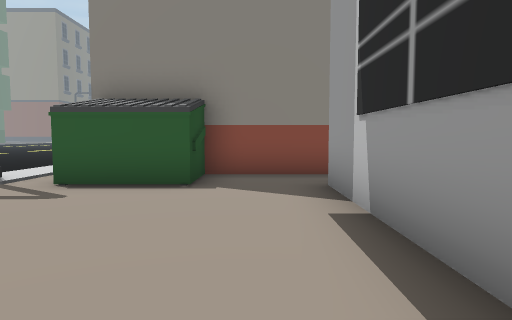
view 1 (above)

24 first-person views from a walk through a Unity game level. The camera is 1.5 m above the floor, tilts 4° down and sees 75° across. The floor is counted in squares, 2 m on a side. Each view is taken from the middle of a square. On the plan, view 1 faces up. The plan holds only what a view shows up to about 11 squares ahead; the rest is blank. The place goes on beyond the plan. The player character is not drawn.

view 2
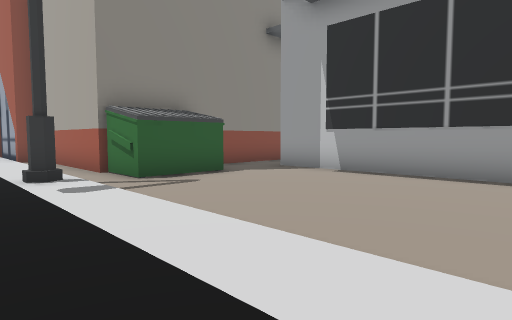

view 3
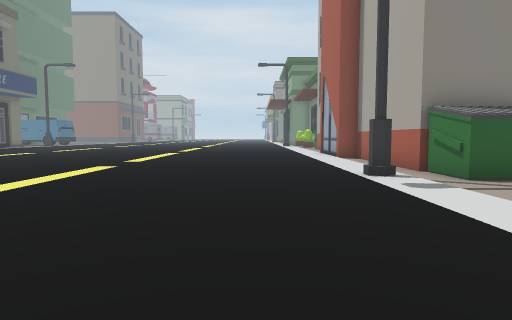

view 4
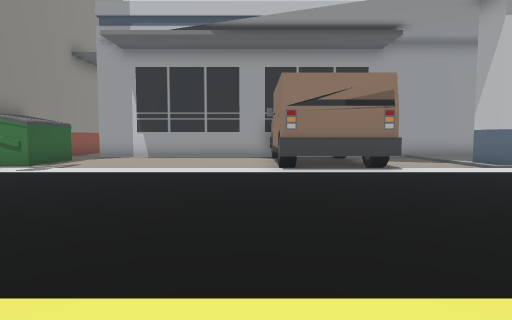

view 5
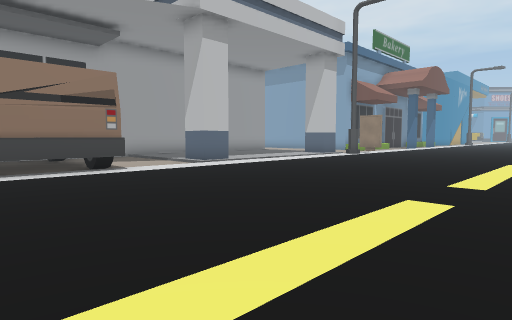

view 6
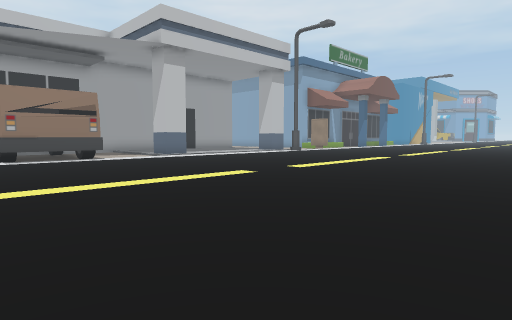

view 7
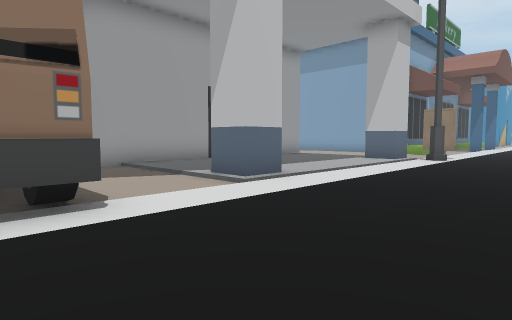

view 8
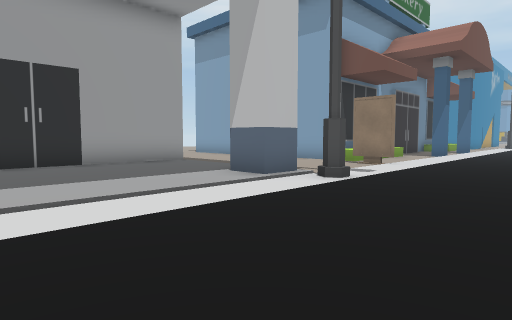

view 9
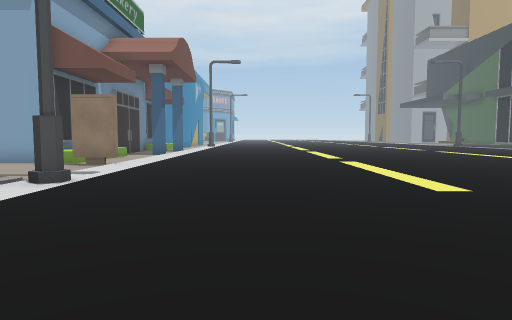

view 10
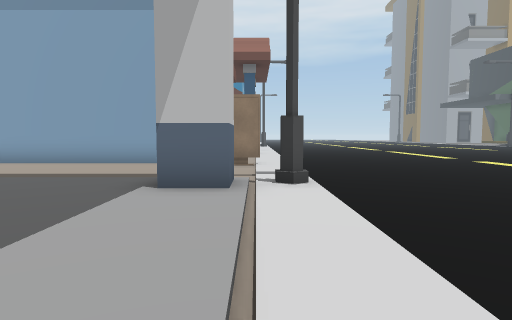

view 11
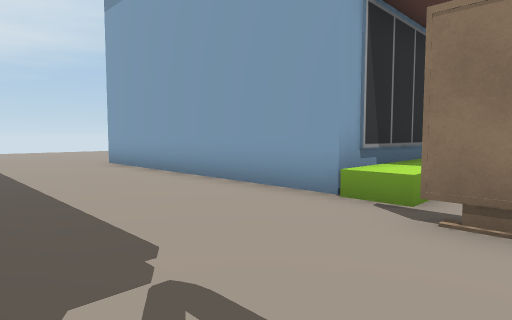

view 12
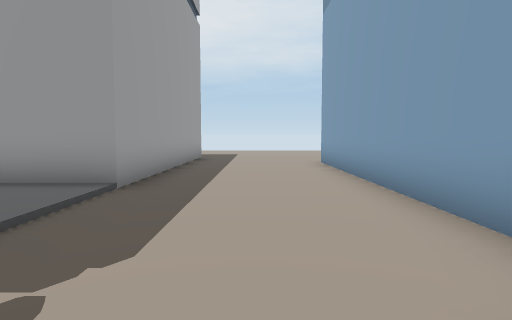

view 13
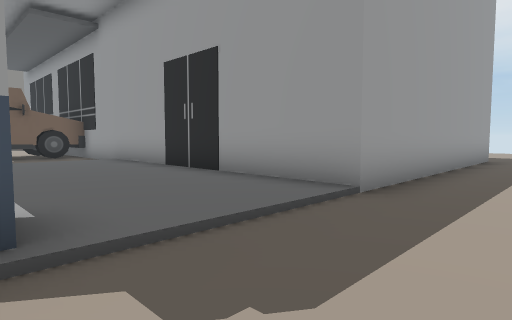

view 14
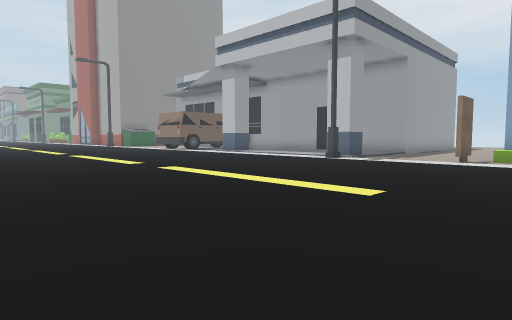

view 15
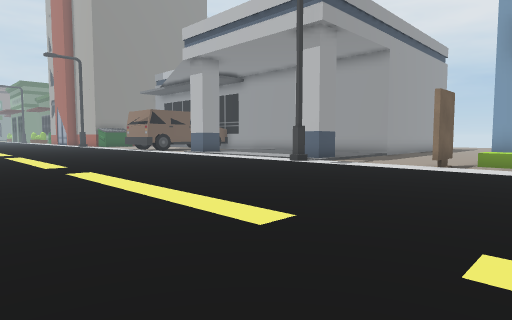

view 16
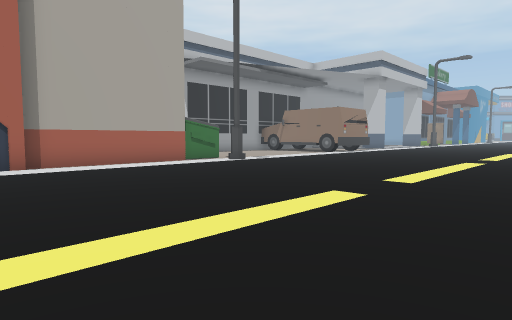

view 17
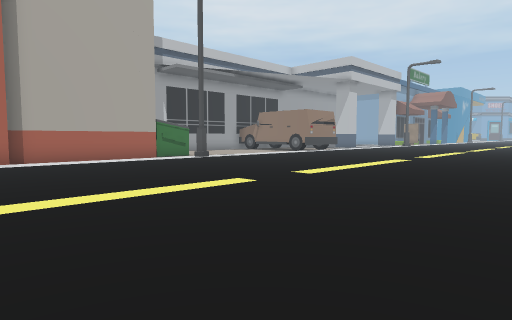

view 18
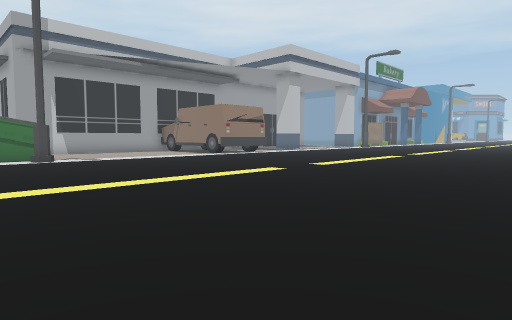

view 19
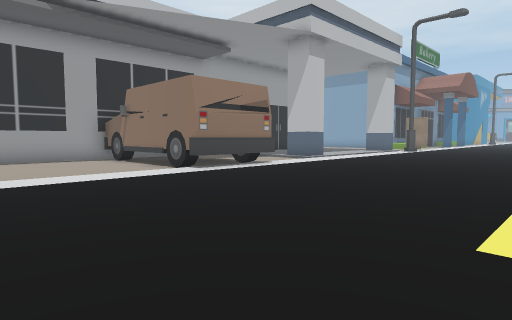

view 20
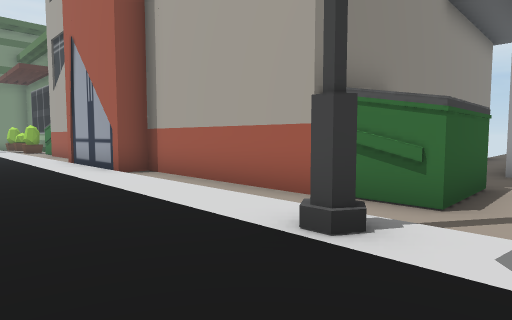

view 21
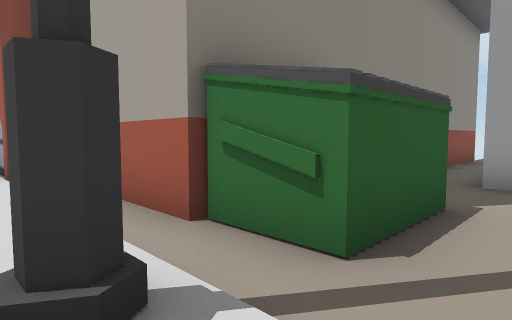

view 22
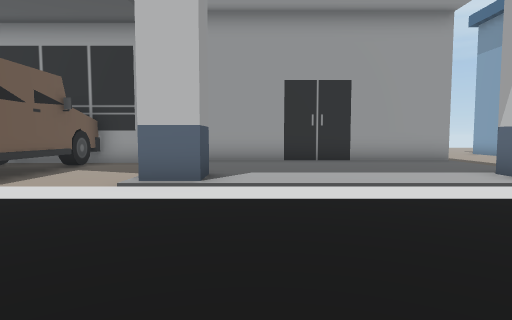

view 23
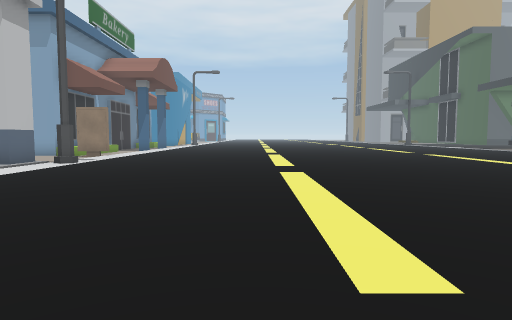

view 24
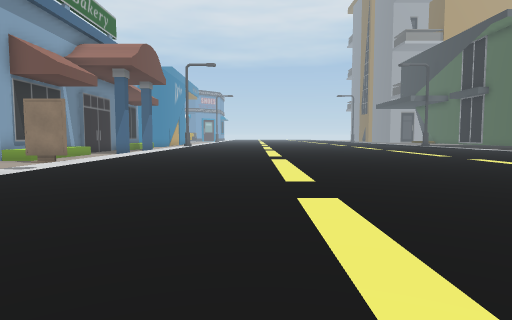

### Floor plan
Key: @ floor where view 1 was taken; # wall or solid block; . main floor; : floor 0.25 m higher than the main floor; / step, stairs or slope; B building; U dumpster; I billboard.
Columns run from 17 left of view 1 to 8 right of it. Each row starts with its distance up from view 1.
 13   .......  ..B
 12   ...........B
 11   ............B
 10   ............B
  9   ............B
  8  .............B
  7  .............U BBBBBBBBBB
  6  .............UUU........
  5  ...........#.UUU.#
  4  .................#
  3   ................#
  2   ................#
  1   ................#
  0  ................@#
 -1  .................#
 -2  ............######
 -3  ............######
 -4  ............######
 -5   ................#
 -6   ................#
 -7   .........../////#
 -8   .........../#:::#
 -9   .........../::::#
-10   .........../::::#
-11   .........../::::#
-12  ............/::::#
-13  ............/::::#
-14 ............./#:::##
-15 ............#//////#######
-16 .........................
-17 ..........................
-18 .............II...........
-19 ...............BBBBBBBBB..
-20  ..............B
-21   .......  ..  B

Positions as (right, up) in squares from view 1, and headings:
1: (0, 0), facing up
2: (-6, -1), facing up-right
3: (-7, -1), facing up
4: (-12, -1), facing right
5: (-12, -1), facing down-right
6: (-16, 0), facing down-right
7: (-8, -3), facing down-right
8: (-8, -9), facing down-right
9: (-8, -9), facing down
10: (-4, -9), facing down
11: (-4, -15), facing down-right
12: (-4, -17), facing right
13: (-3, -17), facing up-right
14: (-15, -21), facing up-right
15: (-13, -21), facing up-right
16: (-13, 13), facing down-right
17: (-15, 13), facing down-right
18: (-16, 8), facing down-right
19: (-11, 3), facing down-right
20: (-7, 4), facing up-right
21: (-5, 4), facing up-right
22: (-9, -9), facing right
23: (-10, -5), facing down
24: (-10, -8), facing down
